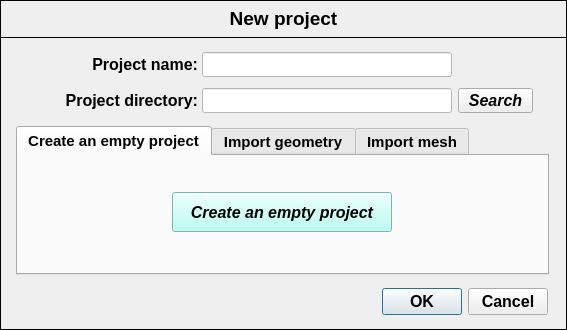
<?xml version="1.0" encoding="UTF-8"?>
<ui version="4.0">
 <class>Dialog</class>
 <widget class="QDialog" name="Dialog">
  <property name="geometry">
   <rect>
    <x>0</x>
    <y>0</y>
    <width>567</width>
    <height>330</height>
   </rect>
  </property>
  <property name="minimumSize">
   <size>
    <width>567</width>
    <height>330</height>
   </size>
  </property>
  <property name="maximumSize">
   <size>
    <width>567</width>
    <height>330</height>
   </size>
  </property>
  <property name="windowTitle">
   <string>Create new Project</string>
  </property>
  <widget class="QFrame" name="frame">
   <property name="geometry">
    <rect>
     <x>0</x>
     <y>0</y>
     <width>567</width>
     <height>330</height>
    </rect>
   </property>
   <property name="minimumSize">
    <size>
     <width>567</width>
     <height>330</height>
    </size>
   </property>
   <property name="maximumSize">
    <size>
     <width>567</width>
     <height>330</height>
    </size>
   </property>
   <property name="frameShape">
    <enum>QFrame::Box</enum>
   </property>
   <property name="frameShadow">
    <enum>QFrame::Plain</enum>
   </property>
   <property name="lineWidth">
    <number>1</number>
   </property>
   <widget class="QLabel" name="label_8">
    <property name="geometry">
     <rect>
      <x>48</x>
      <y>88</y>
      <width>150</width>
      <height>25</height>
     </rect>
    </property>
    <property name="minimumSize">
     <size>
      <width>150</width>
      <height>25</height>
     </size>
    </property>
    <property name="maximumSize">
     <size>
      <width>150</width>
      <height>25</height>
     </size>
    </property>
    <property name="font">
     <font>
      <family>Arial</family>
      <pointsize>12</pointsize>
      <weight>75</weight>
      <italic>false</italic>
      <bold>true</bold>
     </font>
    </property>
    <property name="text">
     <string>&lt;html&gt;&lt;head/&gt;&lt;body&gt;&lt;p align=&quot;right&quot;&gt;Project directory:&lt;/p&gt;&lt;/body&gt;&lt;/html&gt;</string>
    </property>
    <property name="alignment">
     <set>Qt::AlignRight|Qt::AlignTrailing|Qt::AlignVCenter</set>
    </property>
   </widget>
   <widget class="QDialogButtonBox" name="button_create_project">
    <property name="geometry">
     <rect>
      <x>374</x>
      <y>286</y>
      <width>181</width>
      <height>31</height>
     </rect>
    </property>
    <property name="font">
     <font>
      <family>Arial</family>
      <pointsize>12</pointsize>
      <weight>75</weight>
      <bold>true</bold>
     </font>
    </property>
    <property name="orientation">
     <enum>Qt::Horizontal</enum>
    </property>
    <property name="standardButtons">
     <set>QDialogButtonBox::Cancel|QDialogButtonBox::Ok</set>
    </property>
    <property name="centerButtons">
     <bool>true</bool>
    </property>
   </widget>
   <widget class="QToolButton" name="toolButton_search_project_folder">
    <property name="geometry">
     <rect>
      <x>458</x>
      <y>88</y>
      <width>75</width>
      <height>25</height>
     </rect>
    </property>
    <property name="sizePolicy">
     <sizepolicy hsizetype="Expanding" vsizetype="Expanding">
      <horstretch>0</horstretch>
      <verstretch>0</verstretch>
     </sizepolicy>
    </property>
    <property name="minimumSize">
     <size>
      <width>75</width>
      <height>25</height>
     </size>
    </property>
    <property name="maximumSize">
     <size>
      <width>75</width>
      <height>25</height>
     </size>
    </property>
    <property name="sizeIncrement">
     <size>
      <width>0</width>
      <height>1</height>
     </size>
    </property>
    <property name="font">
     <font>
      <family>Arial</family>
      <pointsize>12</pointsize>
      <weight>75</weight>
      <italic>true</italic>
      <bold>true</bold>
     </font>
    </property>
    <property name="text">
     <string>Search</string>
    </property>
   </widget>
   <widget class="QLabel" name="label">
    <property name="geometry">
     <rect>
      <x>0</x>
      <y>0</y>
      <width>567</width>
      <height>38</height>
     </rect>
    </property>
    <property name="font">
     <font>
      <family>Arial</family>
      <pointsize>14</pointsize>
      <weight>75</weight>
      <italic>false</italic>
      <bold>true</bold>
     </font>
    </property>
    <property name="frameShape">
     <enum>QFrame::Box</enum>
    </property>
    <property name="text">
     <string>&lt;html&gt;&lt;head/&gt;&lt;body&gt;&lt;p align=&quot;center&quot;&gt;New project&lt;/p&gt;&lt;/body&gt;&lt;/html&gt;</string>
    </property>
    <property name="alignment">
     <set>Qt::AlignCenter</set>
    </property>
   </widget>
   <widget class="QLabel" name="label_2">
    <property name="geometry">
     <rect>
      <x>48</x>
      <y>52</y>
      <width>150</width>
      <height>25</height>
     </rect>
    </property>
    <property name="minimumSize">
     <size>
      <width>150</width>
      <height>25</height>
     </size>
    </property>
    <property name="maximumSize">
     <size>
      <width>150</width>
      <height>25</height>
     </size>
    </property>
    <property name="font">
     <font>
      <family>Arial</family>
      <pointsize>12</pointsize>
      <weight>75</weight>
      <italic>false</italic>
      <bold>true</bold>
     </font>
    </property>
    <property name="text">
     <string>&lt;html&gt;&lt;head/&gt;&lt;body&gt;&lt;p align=&quot;right&quot;&gt;Project name:&lt;/p&gt;&lt;/body&gt;&lt;/html&gt;</string>
    </property>
    <property name="alignment">
     <set>Qt::AlignRight|Qt::AlignTrailing|Qt::AlignVCenter</set>
    </property>
   </widget>
   <widget class="QLineEdit" name="lineEdit_project_name">
    <property name="geometry">
     <rect>
      <x>202</x>
      <y>52</y>
      <width>250</width>
      <height>25</height>
     </rect>
    </property>
    <property name="minimumSize">
     <size>
      <width>250</width>
      <height>25</height>
     </size>
    </property>
    <property name="maximumSize">
     <size>
      <width>250</width>
      <height>25</height>
     </size>
    </property>
    <property name="font">
     <font>
      <family>Arial</family>
      <pointsize>11</pointsize>
      <weight>75</weight>
      <italic>true</italic>
      <bold>true</bold>
     </font>
    </property>
    <property name="styleSheet">
     <string notr="true">background-color: rgb(255, 255, 255);
color: rgb(0, 0, 255);</string>
    </property>
    <property name="frame">
     <bool>true</bool>
    </property>
    <property name="alignment">
     <set>Qt::AlignCenter</set>
    </property>
   </widget>
   <widget class="QTabWidget" name="tabWidget">
    <property name="geometry">
     <rect>
      <x>16</x>
      <y>126</y>
      <width>533</width>
      <height>149</height>
     </rect>
    </property>
    <property name="minimumSize">
     <size>
      <width>470</width>
      <height>0</height>
     </size>
    </property>
    <property name="maximumSize">
     <size>
      <width>600</width>
      <height>16777215</height>
     </size>
    </property>
    <property name="font">
     <font>
      <family>Arial</family>
      <pointsize>11</pointsize>
      <weight>75</weight>
      <italic>false</italic>
      <bold>true</bold>
     </font>
    </property>
    <property name="currentIndex">
     <number>0</number>
    </property>
    <widget class="QWidget" name="tab_3">
     <attribute name="title">
      <string>Create an empty project</string>
     </attribute>
     <widget class="QToolButton" name="toolButton_create_empty_project">
      <property name="geometry">
       <rect>
        <x>154</x>
        <y>36</y>
        <width>220</width>
        <height>40</height>
       </rect>
      </property>
      <property name="sizePolicy">
       <sizepolicy hsizetype="Expanding" vsizetype="Expanding">
        <horstretch>0</horstretch>
        <verstretch>0</verstretch>
       </sizepolicy>
      </property>
      <property name="minimumSize">
       <size>
        <width>220</width>
        <height>40</height>
       </size>
      </property>
      <property name="maximumSize">
       <size>
        <width>220</width>
        <height>40</height>
       </size>
      </property>
      <property name="sizeIncrement">
       <size>
        <width>0</width>
        <height>1</height>
       </size>
      </property>
      <property name="font">
       <font>
        <family>Arial</family>
        <pointsize>12</pointsize>
        <weight>75</weight>
        <italic>true</italic>
        <bold>true</bold>
       </font>
      </property>
      <property name="styleSheet">
       <string notr="true">background-color: rgb(167, 255, 241);</string>
      </property>
      <property name="text">
       <string>Create an empty project</string>
      </property>
     </widget>
    </widget>
    <widget class="QWidget" name="tab">
     <attribute name="title">
      <string>Import geometry</string>
     </attribute>
     <widget class="QLineEdit" name="lineEdit_element_size">
      <property name="enabled">
       <bool>true</bool>
      </property>
      <property name="geometry">
       <rect>
        <x>216</x>
        <y>44</y>
        <width>131</width>
        <height>25</height>
       </rect>
      </property>
      <property name="font">
       <font>
        <family>Arial</family>
        <pointsize>11</pointsize>
        <weight>75</weight>
        <bold>true</bold>
       </font>
      </property>
      <property name="layoutDirection">
       <enum>Qt::LeftToRight</enum>
      </property>
      <property name="styleSheet">
       <string notr="true">background-color: rgb(255, 255, 255);
color: rgb(0, 0, 255);</string>
      </property>
      <property name="inputMethodHints">
       <set>Qt::ImhNone</set>
      </property>
      <property name="text">
       <string>0.01</string>
      </property>
      <property name="maxLength">
       <number>20</number>
      </property>
      <property name="frame">
       <bool>true</bool>
      </property>
      <property name="cursorPosition">
       <number>4</number>
      </property>
      <property name="alignment">
       <set>Qt::AlignCenter</set>
      </property>
      <property name="placeholderText">
       <string>&lt; Insert a value &gt;</string>
      </property>
     </widget>
     <widget class="QLabel" name="label_7">
      <property name="geometry">
       <rect>
        <x>348</x>
        <y>44</y>
        <width>75</width>
        <height>25</height>
       </rect>
      </property>
      <property name="text">
       <string>&lt;html&gt;&lt;head/&gt;&lt;body&gt;&lt;p align=&quot;center&quot;&gt;Unit: [m]&lt;/p&gt;&lt;/body&gt;&lt;/html&gt;</string>
      </property>
     </widget>
     <widget class="QLineEdit" name="lineEdit_import_geometry">
      <property name="enabled">
       <bool>false</bool>
      </property>
      <property name="geometry">
       <rect>
        <x>125</x>
        <y>10</y>
        <width>300</width>
        <height>25</height>
       </rect>
      </property>
      <property name="sizePolicy">
       <sizepolicy hsizetype="Expanding" vsizetype="Expanding">
        <horstretch>0</horstretch>
        <verstretch>0</verstretch>
       </sizepolicy>
      </property>
      <property name="minimumSize">
       <size>
        <width>260</width>
        <height>25</height>
       </size>
      </property>
      <property name="maximumSize">
       <size>
        <width>300</width>
        <height>25</height>
       </size>
      </property>
      <property name="sizeIncrement">
       <size>
        <width>0</width>
        <height>1</height>
       </size>
      </property>
      <property name="font">
       <font>
        <pointsize>10</pointsize>
        <italic>true</italic>
       </font>
      </property>
      <property name="styleSheet">
       <string notr="true">color: rgb(0, 0, 255);
background-color: rgb(255, 255, 255);</string>
      </property>
      <property name="alignment">
       <set>Qt::AlignCenter</set>
      </property>
     </widget>
     <widget class="QToolButton" name="toolButton_import_geometry">
      <property name="geometry">
       <rect>
        <x>434</x>
        <y>10</y>
        <width>80</width>
        <height>25</height>
       </rect>
      </property>
      <property name="sizePolicy">
       <sizepolicy hsizetype="Expanding" vsizetype="Expanding">
        <horstretch>0</horstretch>
        <verstretch>0</verstretch>
       </sizepolicy>
      </property>
      <property name="minimumSize">
       <size>
        <width>80</width>
        <height>25</height>
       </size>
      </property>
      <property name="maximumSize">
       <size>
        <width>80</width>
        <height>25</height>
       </size>
      </property>
      <property name="sizeIncrement">
       <size>
        <width>0</width>
        <height>1</height>
       </size>
      </property>
      <property name="text">
       <string>Import</string>
      </property>
     </widget>
     <widget class="QLabel" name="label_4">
      <property name="geometry">
       <rect>
        <x>58</x>
        <y>44</y>
        <width>150</width>
        <height>25</height>
       </rect>
      </property>
      <property name="text">
       <string>&lt;html&gt;&lt;head/&gt;&lt;body&gt;&lt;p align=&quot;right&quot;&gt;Element size:&lt;/p&gt;&lt;/body&gt;&lt;/html&gt;</string>
      </property>
     </widget>
     <widget class="QLabel" name="label_3">
      <property name="geometry">
       <rect>
        <x>12</x>
        <y>10</y>
        <width>111</width>
        <height>25</height>
       </rect>
      </property>
      <property name="text">
       <string>&lt;html&gt;&lt;head/&gt;&lt;body&gt;&lt;p align=&quot;center&quot;&gt;Geometry file:&lt;/p&gt;&lt;/body&gt;&lt;/html&gt;</string>
      </property>
     </widget>
     <widget class="QLabel" name="label_9">
      <property name="geometry">
       <rect>
        <x>348</x>
        <y>80</y>
        <width>75</width>
        <height>25</height>
       </rect>
      </property>
      <property name="text">
       <string>&lt;html&gt;&lt;head/&gt;&lt;body&gt;&lt;p align=&quot;center&quot;&gt;Unit: [m]&lt;/p&gt;&lt;/body&gt;&lt;/html&gt;</string>
      </property>
     </widget>
     <widget class="QLabel" name="label_10">
      <property name="geometry">
       <rect>
        <x>58</x>
        <y>80</y>
        <width>150</width>
        <height>25</height>
       </rect>
      </property>
      <property name="text">
       <string>&lt;html&gt;&lt;head/&gt;&lt;body&gt;&lt;p align=&quot;right&quot;&gt;Geometry tolerance:&lt;/p&gt;&lt;/body&gt;&lt;/html&gt;</string>
      </property>
     </widget>
     <widget class="QLineEdit" name="lineEdit_geometry_tolerance">
      <property name="enabled">
       <bool>true</bool>
      </property>
      <property name="geometry">
       <rect>
        <x>216</x>
        <y>80</y>
        <width>131</width>
        <height>25</height>
       </rect>
      </property>
      <property name="font">
       <font>
        <family>Arial</family>
        <pointsize>11</pointsize>
        <weight>75</weight>
        <bold>true</bold>
       </font>
      </property>
      <property name="layoutDirection">
       <enum>Qt::LeftToRight</enum>
      </property>
      <property name="styleSheet">
       <string notr="true">background-color: rgb(255, 255, 255);
color: rgb(0, 0, 255);</string>
      </property>
      <property name="inputMethodHints">
       <set>Qt::ImhNone</set>
      </property>
      <property name="text">
       <string>1e-8</string>
      </property>
      <property name="maxLength">
       <number>20</number>
      </property>
      <property name="frame">
       <bool>true</bool>
      </property>
      <property name="cursorPosition">
       <number>4</number>
      </property>
      <property name="alignment">
       <set>Qt::AlignCenter</set>
      </property>
      <property name="placeholderText">
       <string>&lt; Insert a value &gt;</string>
      </property>
     </widget>
    </widget>
    <widget class="QWidget" name="tab_2">
     <attribute name="title">
      <string>Import mesh</string>
     </attribute>
     <widget class="QLineEdit" name="lineEdit_import_connectivity">
      <property name="enabled">
       <bool>false</bool>
      </property>
      <property name="geometry">
       <rect>
        <x>180</x>
        <y>66</y>
        <width>260</width>
        <height>25</height>
       </rect>
      </property>
      <property name="minimumSize">
       <size>
        <width>260</width>
        <height>25</height>
       </size>
      </property>
      <property name="maximumSize">
       <size>
        <width>260</width>
        <height>25</height>
       </size>
      </property>
      <property name="font">
       <font>
        <pointsize>10</pointsize>
        <weight>50</weight>
        <italic>true</italic>
        <bold>false</bold>
       </font>
      </property>
      <property name="styleSheet">
       <string notr="true">background-color: rgb(255, 255, 255);
color: rgb(0, 0, 255);</string>
      </property>
      <property name="alignment">
       <set>Qt::AlignCenter</set>
      </property>
     </widget>
     <widget class="QLineEdit" name="lineEdit_import_nodal_coordinates">
      <property name="enabled">
       <bool>false</bool>
      </property>
      <property name="geometry">
       <rect>
        <x>180</x>
        <y>22</y>
        <width>260</width>
        <height>25</height>
       </rect>
      </property>
      <property name="sizePolicy">
       <sizepolicy hsizetype="Expanding" vsizetype="Fixed">
        <horstretch>0</horstretch>
        <verstretch>1</verstretch>
       </sizepolicy>
      </property>
      <property name="minimumSize">
       <size>
        <width>260</width>
        <height>25</height>
       </size>
      </property>
      <property name="maximumSize">
       <size>
        <width>260</width>
        <height>25</height>
       </size>
      </property>
      <property name="baseSize">
       <size>
        <width>0</width>
        <height>0</height>
       </size>
      </property>
      <property name="font">
       <font>
        <family>Arial</family>
        <pointsize>10</pointsize>
        <weight>50</weight>
        <italic>true</italic>
        <bold>false</bold>
       </font>
      </property>
      <property name="styleSheet">
       <string notr="true">background-color: rgb(255, 255, 255);
color: rgb(0, 0, 255);</string>
      </property>
      <property name="alignment">
       <set>Qt::AlignCenter</set>
      </property>
     </widget>
     <widget class="QToolButton" name="toolButton_import_conn">
      <property name="geometry">
       <rect>
        <x>446</x>
        <y>66</y>
        <width>75</width>
        <height>25</height>
       </rect>
      </property>
      <property name="sizePolicy">
       <sizepolicy hsizetype="Expanding" vsizetype="Expanding">
        <horstretch>0</horstretch>
        <verstretch>0</verstretch>
       </sizepolicy>
      </property>
      <property name="minimumSize">
       <size>
        <width>75</width>
        <height>25</height>
       </size>
      </property>
      <property name="maximumSize">
       <size>
        <width>75</width>
        <height>25</height>
       </size>
      </property>
      <property name="sizeIncrement">
       <size>
        <width>0</width>
        <height>1</height>
       </size>
      </property>
      <property name="text">
       <string>Import</string>
      </property>
     </widget>
     <widget class="QToolButton" name="toolButton_import_cord">
      <property name="geometry">
       <rect>
        <x>446</x>
        <y>22</y>
        <width>75</width>
        <height>25</height>
       </rect>
      </property>
      <property name="sizePolicy">
       <sizepolicy hsizetype="Expanding" vsizetype="Expanding">
        <horstretch>0</horstretch>
        <verstretch>0</verstretch>
       </sizepolicy>
      </property>
      <property name="minimumSize">
       <size>
        <width>75</width>
        <height>25</height>
       </size>
      </property>
      <property name="maximumSize">
       <size>
        <width>75</width>
        <height>25</height>
       </size>
      </property>
      <property name="sizeIncrement">
       <size>
        <width>0</width>
        <height>1</height>
       </size>
      </property>
      <property name="layoutDirection">
       <enum>Qt::LeftToRight</enum>
      </property>
      <property name="autoFillBackground">
       <bool>false</bool>
      </property>
      <property name="text">
       <string>Import</string>
      </property>
     </widget>
     <widget class="QLabel" name="label_6">
      <property name="geometry">
       <rect>
        <x>2</x>
        <y>66</y>
        <width>177</width>
        <height>25</height>
       </rect>
      </property>
      <property name="minimumSize">
       <size>
        <width>0</width>
        <height>25</height>
       </size>
      </property>
      <property name="maximumSize">
       <size>
        <width>16777215</width>
        <height>25</height>
       </size>
      </property>
      <property name="text">
       <string>&lt;html&gt;&lt;head/&gt;&lt;body&gt;&lt;p align=&quot;center&quot;&gt;Connectivity matrix file:&lt;/p&gt;&lt;/body&gt;&lt;/html&gt;</string>
      </property>
     </widget>
     <widget class="QLabel" name="label_5">
      <property name="geometry">
       <rect>
        <x>6</x>
        <y>22</y>
        <width>173</width>
        <height>25</height>
       </rect>
      </property>
      <property name="minimumSize">
       <size>
        <width>0</width>
        <height>25</height>
       </size>
      </property>
      <property name="maximumSize">
       <size>
        <width>16777215</width>
        <height>25</height>
       </size>
      </property>
      <property name="text">
       <string>&lt;html&gt;&lt;head/&gt;&lt;body&gt;&lt;p align=&quot;center&quot;&gt;Nodal coordinates file:&lt;/p&gt;&lt;/body&gt;&lt;/html&gt;</string>
      </property>
     </widget>
    </widget>
   </widget>
   <widget class="QLineEdit" name="lineEdit_project_folder">
    <property name="enabled">
     <bool>false</bool>
    </property>
    <property name="geometry">
     <rect>
      <x>202</x>
      <y>88</y>
      <width>250</width>
      <height>25</height>
     </rect>
    </property>
    <property name="minimumSize">
     <size>
      <width>250</width>
      <height>25</height>
     </size>
    </property>
    <property name="maximumSize">
     <size>
      <width>250</width>
      <height>25</height>
     </size>
    </property>
    <property name="font">
     <font>
      <family>Arial</family>
      <pointsize>10</pointsize>
      <weight>50</weight>
      <italic>true</italic>
      <bold>false</bold>
     </font>
    </property>
    <property name="styleSheet">
     <string notr="true">background-color: rgb(255, 255, 255);
color: rgb(0, 0, 255);</string>
    </property>
    <property name="frame">
     <bool>true</bool>
    </property>
    <property name="alignment">
     <set>Qt::AlignCenter</set>
    </property>
   </widget>
  </widget>
 </widget>
 <tabstops>
  <tabstop>tabWidget</tabstop>
 </tabstops>
 <resources/>
 <connections/>
</ui>
